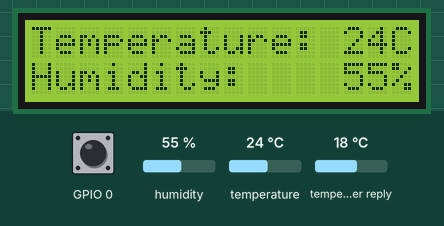
A sketch run on a simulated ESP8266 (NodeMCU). On the bench: 16×2 character LCD. The inputs (shaded band) are chosen by the test bench; at power-on: humidity 55 %, temperature 24 °C, GPIO 0 HIGH, temperature in the weather reply 18 °C. WiFi joins after 1.5 s; servers stay silent unless stated; web services answer with replies made up by the test bench; what the sketch prints to the serial monitor is not drawn.

Above: at 2.7 s.
2.8 s: humidity set to 22 %
At 7.2 s:
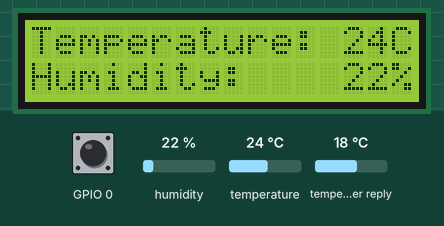
7.6 s: temperature set to 12 °C
At 11.1 s:
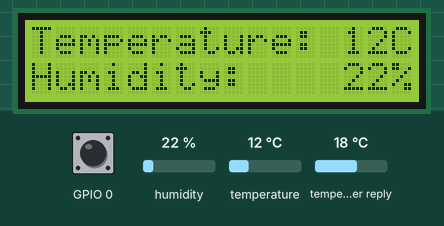
11.6 s: humidity set to 40 %
At 15.0 s:
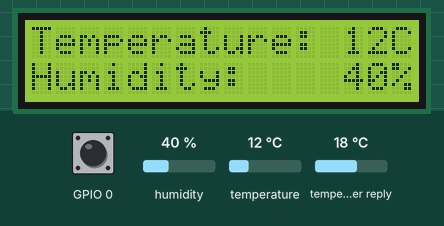
15.6 s: temperature set to 19 °C
At 18.8 s:
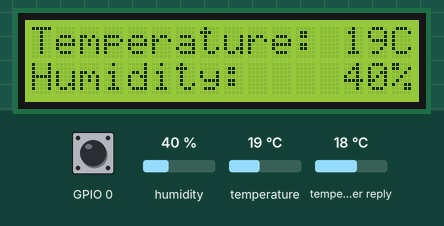
19.7 s: GPIO 0 pulsed LOW 2 times (0.12 s each, 0.3 s apart)
At 22.0 s:
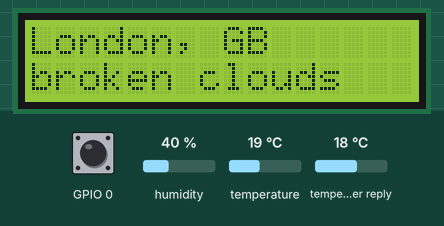
Timing chart, 0 to 23.5 s (numbered marks = the images above; inputs shaded):
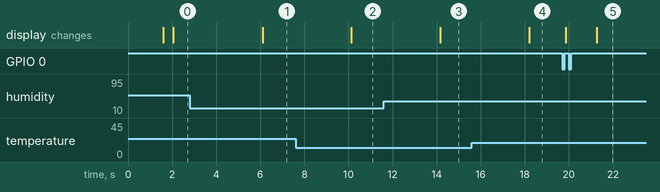

Measured:
- after the input at 2.8 s, the display: changes after 3.3 s (image 1)
- after the input at 7.6 s, the display: changes after 2.5 s (image 2)
- after the input at 11.6 s, the display: changes after 2.6 s (image 3)
- after the input at 15.6 s, the display: changes after 2.6 s (image 4)
- after the input at 19.7 s, the display: first changes after 0.15 s (image 5 shows a later state)

The sketch:

weather_station.ino
```cpp
#include <ArduinoJson.h>
#include <ESP8266WiFi.h>
#include <WiFiClient.h>
#include <ESP8266WebServer.h>
#include <ESP8266mDNS.h>
#include <Wire.h>
#include <DHT.h>
#include <LiquidCrystal_I2C.h>

#define DHTPIN 3          // Define the pin the sensor is connected to, three-pin uses 2 & four-pin uses 3
#define DHTTYPE DHT11     // Define the sensor used i.e. (DHT11, DHT21, DHT22)
DHT dht(DHTPIN, DHTTYPE); // Create an instance of DHT

LiquidCrystal_I2C lcd(0x27, 16, 2); // Some 16x2 LCD display uses 0x3F

ESP8266WebServer server(80);
String ssid = "ssid";
String password = "password";

WiFiClient client;
char servername[] = "api.openweathermap.org"; // Remote server we will connect to
String APIKEY = "APIKEY";
String CITYID = "CITYID";

float roomHumidity, roomTemperature; // Values read from sensor
unsigned long previousMillis = 0;    // Store the last temp that was read
const long interval = 2000;          // Interval at which to read sensor, 2 seconds is the shortest

int button, buttonState, oldButtonState, state;

String result, weatherDescription, weatherLocation, Country;
float cityTemperature, cityHumidity;

void setup(void) {
  pinMode(button, INPUT); // Push button

  lcd.init(); // Initializing the LCD
  lcd.backlight();

  Serial.begin(115200);
  dht.begin(); // Initialize temperature & humidity sensor

  WiFi.begin(ssid, password); // Connect to WiFi network
  Serial.print("\n\r \n\rWorking to connect");

  // Wait for connection
  while (WiFi.status() != WL_CONNECTED) {
    delay(500);
    Serial.print(".");
  }
  Serial.println("");
  Serial.println("DHT Weather Reading Server");
  Serial.println("Connected to " + ssid);
  Serial.print("IP address: ");
  Serial.println(WiFi.localIP());

  //Rest API for sensor data
  server.on("/", []() {
    String response = "Welcome to weather server, open /temp, /humidity or /api";
    server.send(200, "text/plain", response);
  });

  server.on("/temp", []() {
    getTemperature();
    String response = "{\"Temperature\":" + String((int)roomTemperature) + "}";
    server.send(200, "application/json", response);
  });

  server.on("/humidity", []() {
    getTemperature();
    String response = "{\"Humidity\":" + String((int)roomHumidity) + "}";
    server.send(200, "application/json", response);
  });

  server.on("/api", []() {
    getTemperature();
    String response = "{\"temperature\":" + String((int)roomTemperature) + ",\"humidity\":" + String((int)roomHumidity) + "}";
    server.send(200, "application/json", response);
  });

  server.begin();
  Serial.println("HTTP server started \n");
}

void loop(void) {
  server.handleClient();

  buttonState = digitalRead(button); // button is the GPIO number of the button is connected to, in my case it's 0
  if (buttonState != oldButtonState) {
    oldButtonState = buttonState;

    if (buttonState == HIGH) {
      state = !state;
    }
  }

  if (state) {
    getTemperature();
    String ts = "Temperature: " + String((int)roomTemperature) + "C";
    String hs = "Humidity:    " + String((int)roomHumidity) + "%";

    lcd.setCursor(0, 0);
    lcd.print(ts);
    lcd.setCursor(0, 1);
    lcd.print(hs);
  } else {
    displayGettingData();
    delay(1000);
    getWeatherData();
    displayWeather(weatherLocation, weatherDescription);
    delay(5000);
    displayConditions(weatherLocation, cityTemperature, cityHumidity);
    delay(5000);
    state = !state;
    lcd.clear();
  }
}

void getTemperature() {
  unsigned long currentMillis = millis();
  if (currentMillis - previousMillis >= interval) {
    previousMillis = currentMillis;
    roomTemperature = dht.readTemperature(false); // Read room temperature as Celsius
    roomHumidity = dht.readHumidity();            // Read room humidity (percent)

    if (isnan(roomHumidity) || isnan(roomTemperature)) {
      roomTemperature = 0;
      roomHumidity = 0;
    }
  }
}

void displayGettingData() {
  lcd.clear();
  lcd.print("Getting data");
}

void getWeatherData() {
  if (client.connect(servername, 80)) {
    client.println("GET /data/2.5/weather?id=" + CITYID + "&units=metric&APPID=" + APIKEY);
    client.println("Host: api.openweathermap.org");
    client.println("User-Agent: ArduinoWiFi/1.1");
    client.println("Connection: close");
    client.println();
  } else {
    Serial.println("connection failed"); // Error message if no client connect
    Serial.println();
  }

  while (client.connected() && !client.available())
    delay(1); // Waits for data

  //connected or data available
  while (client.connected() || client.available()) {
    char c = client.read(); // Gets byte from ethernet buffer
    result = result + c;
  }

  client.stop(); // Stop client
  result.replace('[', ' ');
  result.replace(']', ' ');
  Serial.println(result);
  char jsonArray[result.length() + 1];
  result.toCharArray(jsonArray, sizeof(jsonArray));
  jsonArray[result.length() + 1] = '\0';
  StaticJsonBuffer<1024> json_buf;
  JsonObject &root = json_buf.parseObject(jsonArray);

  if (!root.success()) {
    Serial.println("parseObject() failed");
  }

  String location = root["name"];
  String country = root["sys"]["country"];
  float temperature = root["main"]["temp"];
  float humidity = root["main"]["humidity"];
  String weather = root["weather"]["main"];
  String description = root["weather"]["description"];

  weatherDescription = description;
  weatherLocation = location;
  Country = country;
  cityTemperature = temperature;
  cityHumidity = humidity;
}

void displayWeather(String location, String description) {
  lcd.clear();
  lcd.setCursor(0, 0);
  lcd.print(String(location) + ", " + String(Country));
  lcd.setCursor(0, 1);
  lcd.print(description);
}

void displayConditions(String location, float cityTemperature, float Humidity) {
  lcd.clear();
  lcd.print(String(location) + ", " + String(Country));
  lcd.setCursor(0, 1);
  lcd.print("T: " + String((int)cityTemperature) + String((char)223) + "C");
  lcd.print("   ");
  lcd.print("H: " + String((int)Humidity) + "%");
}
```
